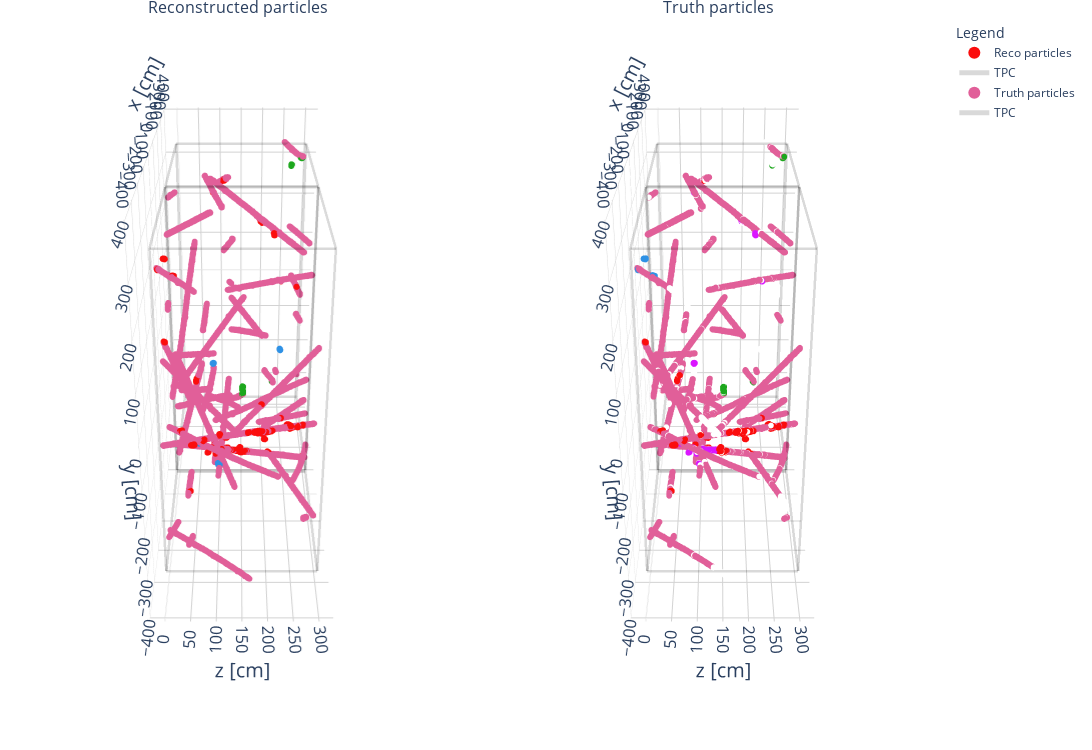

Write notebook code for a chart like this one.
### Code cell
fig.show()

### Figure 1 — Plotly figure (JSON) as saved in the notebook; plotly's stock layout.template omitted (floating-point values rounded to 4 significant figures; data arrays with more than 128 entries replaced by an {"elided": "..."} marker saying what was removed)
{"data": [{"hovertemplate": "x: %{x}<br>y: %{y}<br>z: %{z}<br>%{text}", "marker": {"cmax": 3, "cmin": 0, "color": {"elided": "18742 int values"}, "colorscale": [[0, "#2E91E5"], [0.3333, "#E15F99"], [0.6667, "#1CA71C"], [1, "#FB0D0D"]], "size": 2}, "mode": "markers", "name": "Reco particles", "scene": "scene", "text": {"elided": "18742 str values"}, "type": "scatter3d", "x": {"elided": "18742 float values"}, "y": {"elided": "18742 float values"}, "z": {"elided": "18742 float values"}}, {"hovertemplate": "x: %{x}<br>y: %{y}<br>z: %{z}", "legendgroup": "group_1770457405.0338197", "line": {"color": "rgba(0,0,0,0.150)", "width": 5}, "mode": "lines", "name": "TPC", "scene": "scene", "showlegend": true, "type": "scatter3d", "x": [-341.5, -341.5, null, -341.5, -341.5, null, -341.5, -3, null, -341.5, -341.5, null, -341.5, -3, null, -341.5, -341.5, null, -341.5, -3, null, -341.5, -3, null, -3, -3, null, -3, -3, null, -3, -3, null, -3, -3, null], "y": [-336.4, -336.4, null, -336.4, 336.4, null, -336.4, -336.4, null, -336.4, 336.4, null, -336.4, -336.4, null, 336.4, 336.4, null, 336.4, 336.4, null, 336.4, 336.4, null, -336.4, -336.4, null, -336.4, 336.4, null, -336.4, 336.4, null, 336.4, 336.4, null], "z": [0.6, 298.7, null, 0.6, 0.6, null, 0.6, 0.6, null, 298.7, 298.7, null, 298.7, 298.7, null, 0.6, 298.7, null, 0.6, 0.6, null, 298.7, 298.7, null, 0.6, 298.7, null, 0.6, 0.6, null, 298.7, 298.7, null, 0.6, 298.7, null]}, {"hovertemplate": "x: %{x}<br>y: %{y}<br>z: %{z}", "legendgroup": "group_1770457405.0338197", "line": {"color": "rgba(0,0,0,0.150)", "width": 5}, "mode": "lines", "name": "TPC", "scene": "scene", "showlegend": false, "type": "scatter3d", "x": [3, 3, null, 3, 3, null, 3, 341.5, null, 3, 3, null, 3, 341.5, null, 3, 3, null, 3, 341.5, null, 3, 341.5, null, 341.5, 341.5, null, 341.5, 341.5, null, 341.5, 341.5, null, 341.5, 341.5, null], "y": [-336.4, -336.4, null, -336.4, 336.4, null, -336.4, -336.4, null, -336.4, 336.4, null, -336.4, -336.4, null, 336.4, 336.4, null, 336.4, 336.4, null, 336.4, 336.4, null, -336.4, -336.4, null, -336.4, 336.4, null, -336.4, 336.4, null, 336.4, 336.4, null], "z": [0.6, 298.7, null, 0.6, 0.6, null, 0.6, 0.6, null, 298.7, 298.7, null, 298.7, 298.7, null, 0.6, 298.7, null, 0.6, 0.6, null, 298.7, 298.7, null, 0.6, 298.7, null, 0.6, 0.6, null, 298.7, 298.7, null, 0.6, 298.7, null]}, {"hovertemplate": "x: %{x}<br>y: %{y}<br>z: %{z}<br>%{text}", "marker": {"cmax": 4, "cmin": 0, "color": {"elided": "17795 int values"}, "colorscale": [[0, "#2E91E5"], [0.25, "#E15F99"], [0.5, "#1CA71C"], [0.75, "#FB0D0D"], [1, "#DA16FF"]], "size": 2}, "mode": "markers", "name": "Truth particles", "scene": "scene2", "text": {"elided": "17795 str values"}, "type": "scatter3d", "x": {"elided": "17795 float values"}, "y": {"elided": "17795 float values"}, "z": {"elided": "17795 float values"}}, {"hovertemplate": "x: %{x}<br>y: %{y}<br>z: %{z}", "legendgroup": "group_1770457405.0365837", "line": {"color": "rgba(0,0,0,0.150)", "width": 5}, "mode": "lines", "name": "TPC", "scene": "scene2", "showlegend": true, "type": "scatter3d", "x": [-341.5, -341.5, null, -341.5, -341.5, null, -341.5, -3, null, -341.5, -341.5, null, -341.5, -3, null, -341.5, -341.5, null, -341.5, -3, null, -341.5, -3, null, -3, -3, null, -3, -3, null, -3, -3, null, -3, -3, null], "y": [-336.4, -336.4, null, -336.4, 336.4, null, -336.4, -336.4, null, -336.4, 336.4, null, -336.4, -336.4, null, 336.4, 336.4, null, 336.4, 336.4, null, 336.4, 336.4, null, -336.4, -336.4, null, -336.4, 336.4, null, -336.4, 336.4, null, 336.4, 336.4, null], "z": [0.6, 298.7, null, 0.6, 0.6, null, 0.6, 0.6, null, 298.7, 298.7, null, 298.7, 298.7, null, 0.6, 298.7, null, 0.6, 0.6, null, 298.7, 298.7, null, 0.6, 298.7, null, 0.6, 0.6, null, 298.7, 298.7, null, 0.6, 298.7, null]}, {"hovertemplate": "x: %{x}<br>y: %{y}<br>z: %{z}", "legendgroup": "group_1770457405.0365837", "line": {"color": "rgba(0,0,0,0.150)", "width": 5}, "mode": "lines", "name": "TPC", "scene": "scene2", "showlegend": false, "type": "scatter3d", "x": [3, 3, null, 3, 3, null, 3, 341.5, null, 3, 3, null, 3, 341.5, null, 3, 3, null, 3, 341.5, null, 3, 341.5, null, 341.5, 341.5, null, 341.5, 341.5, null, 341.5, 341.5, null, 341.5, 341.5, null], "y": [-336.4, -336.4, null, -336.4, 336.4, null, -336.4, -336.4, null, -336.4, 336.4, null, -336.4, -336.4, null, 336.4, 336.4, null, 336.4, 336.4, null, 336.4, 336.4, null, -336.4, -336.4, null, -336.4, 336.4, null, -336.4, 336.4, null, 336.4, 336.4, null], "z": [0.6, 298.7, null, 0.6, 0.6, null, 0.6, 0.6, null, 298.7, 298.7, null, 298.7, 298.7, null, 0.6, 298.7, null, 0.6, 0.6, null, 298.7, 298.7, null, 0.6, 298.7, null, 0.6, 0.6, null, 298.7, 298.7, null, 0.6, 298.7, null]}], "layout": {"annotations": [{"font": {"size": 16}, "showarrow": false, "text": "Reconstructed particles", "x": 0.2375, "xanchor": "center", "xref": "paper", "y": 1, "yanchor": "bottom", "yref": "paper"}, {"font": {"size": 16}, "showarrow": false, "text": "Truth particles", "x": 0.7625, "xanchor": "center", "xref": "paper", "y": 1, "yanchor": "bottom", "yref": "paper"}], "height": 750, "hoverlabel": {"font": {"family": "Droid sans, monospace"}}, "legend": {"itemsizing": "constant", "title": {"text": "Legend"}, "tracegroupgap": 1}, "margin": {"b": 20, "l": 20, "r": 20, "t": 20}, "scene": {"aspectmode": "manual", "aspectratio": {"x": 1, "y": 0.9851, "z": 0.4365}, "camera": {"center": {"x": 0, "y": -0.1, "z": -0.01}, "eye": {"x": -2, "y": 1, "z": -0.01}, "up": {"x": 0, "y": 1, "z": 0}}, "domain": {"x": [0, 0.475], "y": [0, 1]}, "xaxis": {"backgroundcolor": "white", "gridcolor": "lightgray", "nticks": 10, "range": [-409.8, 409.8], "showbackground": true, "showticklabels": true, "tickfont": {"size": 14}, "title": {"font": {"size": 20}, "text": "x [cm]"}}, "yaxis": {"backgroundcolor": "white", "gridcolor": "lightgray", "nticks": 10, "range": [-403.7, 403.7], "showbackground": true, "showticklabels": true, "tickfont": {"size": 14}, "title": {"font": {"size": 20}, "text": "y [cm]"}}, "zaxis": {"backgroundcolor": "white", "gridcolor": "lightgray", "nticks": 10, "range": [-29.21, 328.5], "showbackground": true, "showticklabels": true, "tickfont": {"size": 14}, "title": {"font": {"size": 20}, "text": "z [cm]"}}}, "scene2": {"aspectmode": "manual", "aspectratio": {"x": 1, "y": 0.9851, "z": 0.4365}, "camera": {"center": {"x": 0, "y": -0.1, "z": -0.01}, "eye": {"x": -2, "y": 1, "z": -0.01}, "up": {"x": 0, "y": 1, "z": 0}}, "domain": {"x": [0.525, 1], "y": [0, 1]}, "xaxis": {"backgroundcolor": "white", "gridcolor": "lightgray", "nticks": 10, "range": [-409.8, 409.8], "showbackground": true, "showticklabels": true, "tickfont": {"size": 14}, "title": {"font": {"size": 20}, "text": "x [cm]"}}, "yaxis": {"backgroundcolor": "white", "gridcolor": "lightgray", "nticks": 10, "range": [-403.7, 403.7], "showbackground": true, "showticklabels": true, "tickfont": {"size": 14}, "title": {"font": {"size": 20}, "text": "y [cm]"}}, "zaxis": {"backgroundcolor": "white", "gridcolor": "lightgray", "nticks": 10, "range": [-29.21, 328.5], "showbackground": true, "showticklabels": true, "tickfont": {"size": 14}, "title": {"font": {"size": 20}, "text": "z [cm]"}}}, "scene3": {"aspectmode": "manual", "aspectratio": {"x": 1, "y": 0.9851, "z": 0.4365}, "camera": {"center": {"x": 0, "y": -0.1, "z": -0.01}, "eye": {"x": -2, "y": 1, "z": -0.01}, "up": {"x": 0, "y": 1, "z": 0}}, "xaxis": {"backgroundcolor": "white", "gridcolor": "lightgray", "nticks": 10, "range": [-409.8, 409.8], "showbackground": true, "showticklabels": true, "tickfont": {"size": 14}, "title": {"font": {"size": 20}, "text": "x [cm]"}}, "yaxis": {"backgroundcolor": "white", "gridcolor": "lightgray", "nticks": 10, "range": [-403.7, 403.7], "showbackground": true, "showticklabels": true, "tickfont": {"size": 14}, "title": {"font": {"size": 20}, "text": "y [cm]"}}, "zaxis": {"backgroundcolor": "white", "gridcolor": "lightgray", "nticks": 10, "range": [-29.21, 328.5], "showbackground": true, "showticklabels": true, "tickfont": {"size": 14}, "title": {"font": {"size": 20}, "text": "z [cm]"}}}, "showlegend": true, "width": 1500}}
